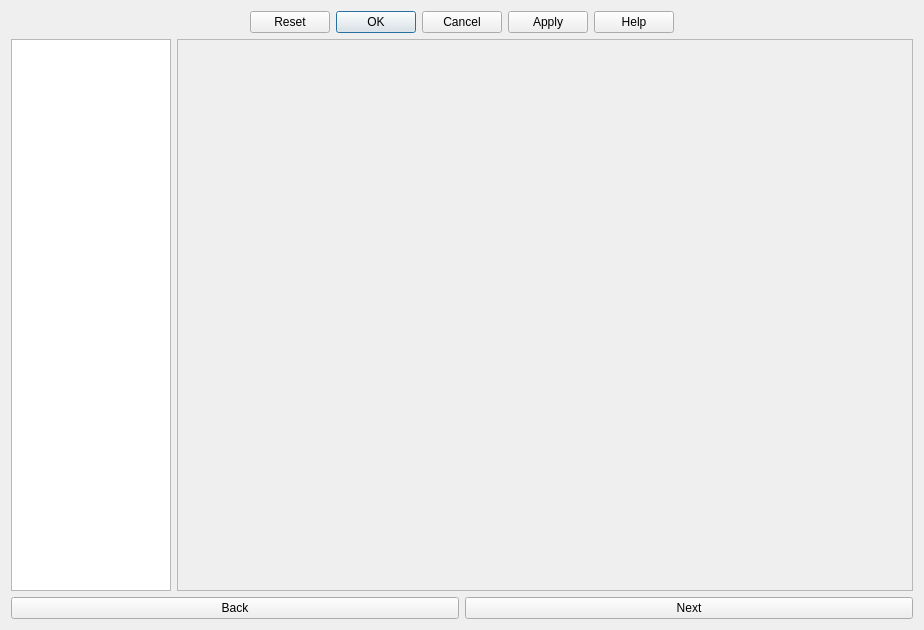
<?xml version="1.0" encoding="UTF-8"?>
<ui version="4.0">
 <class>Dialog</class>
 <widget class="QDialog" name="Dialog">
  <property name="geometry">
   <rect>
    <x>0</x>
    <y>0</y>
    <width>924</width>
    <height>630</height>
   </rect>
  </property>
  <property name="windowTitle">
   <string>Dialog</string>
  </property>
  <layout class="QGridLayout" name="gridLayout">
   <item row="0" column="0">
    <widget class="QDialogButtonBox" name="standardButtonBox">
     <property name="standardButtons">
      <set>QDialogButtonBox::Apply|QDialogButtonBox::Cancel|QDialogButtonBox::Help|QDialogButtonBox::Ok|QDialogButtonBox::Reset</set>
     </property>
     <property name="centerButtons">
      <bool>true</bool>
     </property>
    </widget>
   </item>
   <item row="1" column="0">
    <layout class="QHBoxLayout" name="listStackedWidgetHorizontalLayout">
     <property name="sizeConstraint">
      <enum>QLayout::SetDefaultConstraint</enum>
     </property>
     <item>
      <widget class="QListWidget" name="rebars_listWidget">
       <property name="enabled">
        <bool>true</bool>
       </property>
       <property name="sizePolicy">
        <sizepolicy hsizetype="Preferred" vsizetype="Preferred">
         <horstretch>0</horstretch>
         <verstretch>0</verstretch>
        </sizepolicy>
       </property>
       <property name="minimumSize">
        <size>
         <width>160</width>
         <height>0</height>
        </size>
       </property>
       <property name="horizontalScrollBarPolicy">
        <enum>Qt::ScrollBarAsNeeded</enum>
       </property>
       <property name="sizeAdjustPolicy">
        <enum>QAbstractScrollArea::AdjustToContents</enum>
       </property>
       <property name="currentRow">
        <number>-1</number>
       </property>
      </widget>
     </item>
     <item>
      <widget class="QStackedWidget" name="rebars_stackedWidget">
       <property name="sizePolicy">
        <sizepolicy hsizetype="Expanding" vsizetype="Expanding">
         <horstretch>0</horstretch>
         <verstretch>0</verstretch>
        </sizepolicy>
       </property>
       <property name="frameShape">
        <enum>QFrame::StyledPanel</enum>
       </property>
       <property name="currentIndex">
        <number>-1</number>
       </property>
      </widget>
     </item>
    </layout>
   </item>
   <item row="2" column="0">
    <layout class="QHBoxLayout" name="nextBackButtonHorizontalLayout">
     <item>
      <widget class="QPushButton" name="back_button">
       <property name="text">
        <string>Back</string>
       </property>
      </widget>
     </item>
     <item>
      <widget class="QPushButton" name="next_button">
       <property name="text">
        <string>Next</string>
       </property>
      </widget>
     </item>
    </layout>
   </item>
  </layout>
 </widget>
 <resources/>
 <connections/>
</ui>
